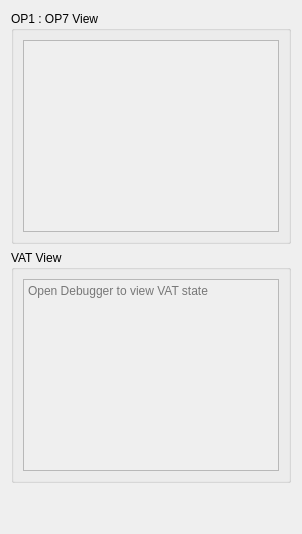
      <widget class="QWidget" name="tabTIOS">
       <attribute name="icon">
        <iconset resource="resources.qrc">
         <normaloff>:/icons/resources/icons/tios.png</normaloff>:/icons/resources/icons/tios.png</iconset>
       </attribute>
       <attribute name="title">
        <string>TI-OS</string>
       </attribute>
       <layout class="QVBoxLayout" name="verticalLayout_13">
        <item>
         <widget class="QGroupBox" name="groupBox_9">
          <property name="title">
           <string>OP1 : OP7 View</string>
          </property>
          <layout class="QGridLayout" name="gridLayout_8">
           <item row="0" column="0">
            <widget class="DataWidget" name="opView">
             <property name="enabled">
              <bool>false</bool>
             </property>
             <property name="sizePolicy">
              <sizepolicy hsizetype="Minimum" vsizetype="Maximum">
               <horstretch>0</horstretch>
               <verstretch>0</verstretch>
              </sizepolicy>
             </property>
             <property name="undoRedoEnabled">
              <bool>false</bool>
             </property>
             <property name="lineWrapMode">
              <enum>QPlainTextEdit::NoWrap</enum>
             </property>
             <property name="readOnly">
              <bool>true</bool>
             </property>
             <property name="plainText">
              <string notr="true"/>
             </property>
             <property name="placeholderText">
              <string notr="true">Open Debugger to view OP registers</string>
             </property>
            </widget>
           </item>
          </layout>
         </widget>
        </item>
        <item>
         <widget class="QGroupBox" name="groupBox_10">
          <property name="title">
           <string>VAT View</string>
          </property>
          <layout class="QGridLayout" name="gridLayout_10">
           <item row="0" column="0">
            <widget class="DataWidget" name="vatView">
             <property name="enabled">
              <bool>false</bool>
             </property>
             <property name="sizePolicy">
              <sizepolicy hsizetype="Minimum" vsizetype="Maximum">
               <horstretch>0</horstretch>
               <verstretch>0</verstretch>
              </sizepolicy>
             </property>
             <property name="undoRedoEnabled">
              <bool>false</bool>
             </property>
             <property name="lineWrapMode">
              <enum>QPlainTextEdit::NoWrap</enum>
             </property>
             <property name="readOnly">
              <bool>true</bool>
             </property>
             <property name="placeholderText">
              <string>Open Debugger to view VAT state</string>
             </property>
            </widget>
           </item>
          </layout>
         </widget>
        </item>
        <item>
         <spacer name="verticalSpacer_4">
          <property name="orientation">
           <enum>Qt::Vertical</enum>
          </property>
          <property name="sizeHint" stdset="0">
           <size>
            <width>20</width>
            <height>40</height>
           </size>
          </property>
         </spacer>
        </item>
       </layout>
      </widget>
